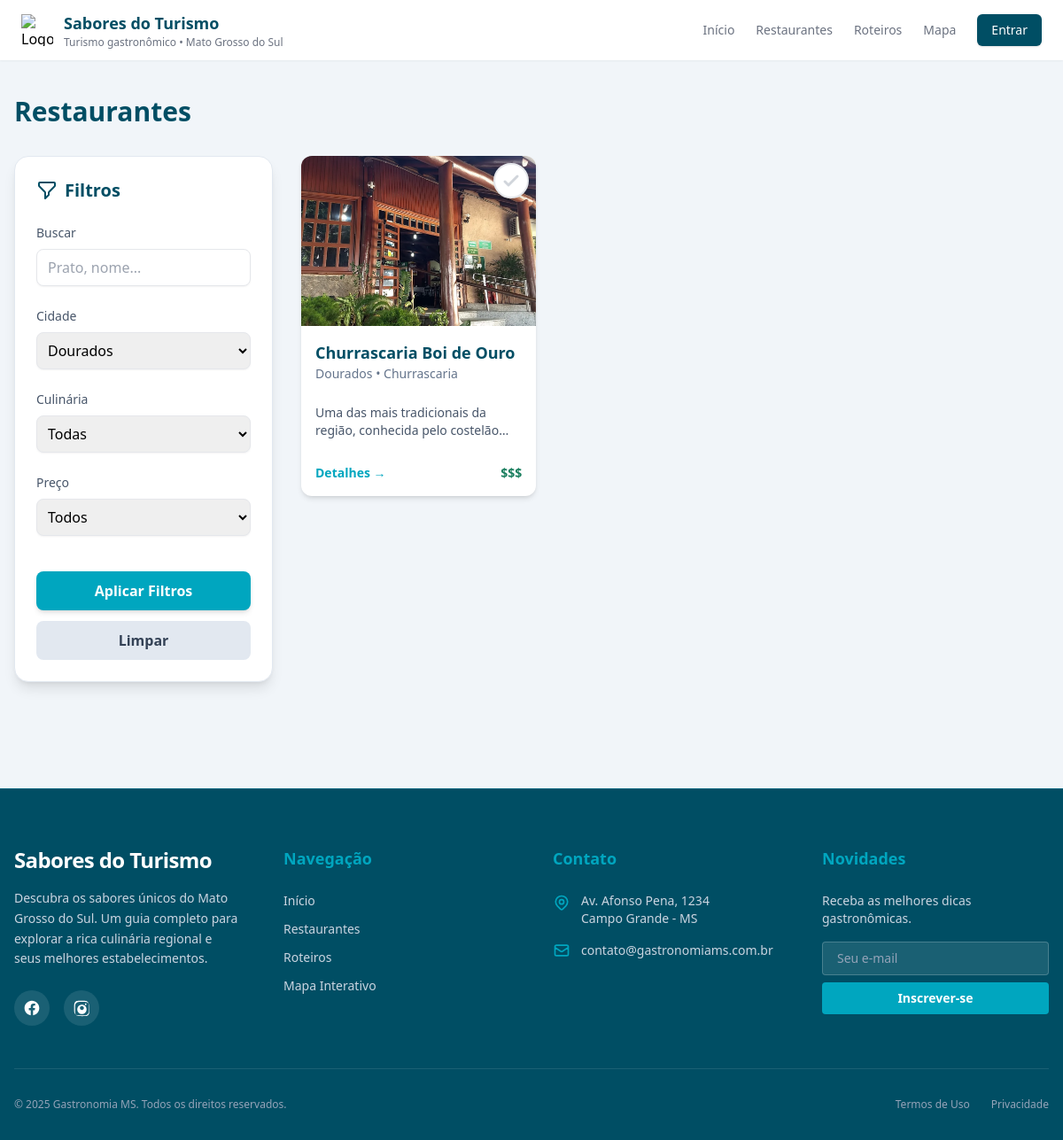
Page /View/pages/restaurantes.php?cidade=Dourados on the committed database.
### tables this page shows
CREATE TABLE restaurantes (
  id INT AUTO_INCREMENT PRIMARY KEY,
  nome VARCHAR(200) NOT NULL,
  cidade varchar(255) NULL,
  categoria ENUM('Regional', 'Peixes e Frutos do Mar', 'Churrascaria', 'Comida Caseira', 'Italiano/Massas', 'Japonesa', 'Lanches e Porções'),
  descricao LONGTEXT,
  endereco VARCHAR(255),
  lat varchar(255),
  log varchar(255),
  horario_funcionamento VARCHAR(255),
  faixa_preco ENUM('barato','moderado','caro', 'sofisticado'),
  caminho_imagem VARCHAR(255),
  criado_em DATETIME NOT NULL DEFAULT CURRENT_TIMESTAMP,
  atualizado_em DATETIME NULL ON UPDATE CURRENT_TIMESTAMP
);

### Config/database.php (called while the page is built)
<?php
class Database
{
    private $host = "localhost";
    private $port = "3306";
    private $dbName = "saboresdoturismo";
    private $user = "root";
    private $password = "010206";
    public function conectar()
    {
        $url = "mysql:host=$this->host;port=$this->port;dbname=$this->dbName";
        $conn = new PDO($url, $this->user, $this->password);
        return $conn;
    }
}
?>

### Model/restauranteModel.php (called while the page is built, shortened)
<?php
require_once __DIR__ . '/../Config/database.php';
class RestauranteModel
{
    protected $conn;
    protected $tabela = "restaurantes";
    public function __construct()
    {
        $database = new Database();
        $this->conn = $database->conectar();
    }
    public function buscarRestaurantesPorFiltro($filtros = [])
    {
        try {
            $sql = "SELECT r.*, COALESCE(AVG(a.nota), 0) as media_avaliacao
                    FROM {$this->tabela} r
                    LEFT JOIN avaliacoes a ON r.id = a.referencia_id
                    WHERE 1=1";
            $params = [];
            if (!empty($filtros['cidade'])) {
                $sql .= " AND r.cidade = :cidade";
                $params[':cidade'] = $filtros['cidade'];
            }
            $sql .= " GROUP BY r.id";
            $sql .= " ORDER BY r.nome ASC";
            $stmt = $this->conn->prepare($sql);
            foreach ($params as $key => $val) {
                $stmt->bindValue($key, $val);
            }
            $stmt->execute();
            return $stmt->fetchAll(PDO::FETCH_ASSOC);
        } catch (PDOException $e) {
            error_log("Erro ao buscar restaurantes por filtro: " . $e->getMessage());
            return [];
        }
    }
}

### View/components/cardRestaurante.php (the view, shortened to what this page needs)
<?php
function cardRestaurante($img, $nome, $cidade, $culinaria, $rating, $preco, $desc, $id, $visitado = false)
{
    if (is_string($preco)) {
        $preco = strtolower($preco);
        if ($preco === 'barato')
            $preco = 1;
        elseif ($preco === 'moderado')
            $preco = 2;
        elseif ($preco === 'caro')
            $preco = 3;
        elseif ($preco === 'sofisticado')
            $preco = 4;
        else
            $preco = (int) $preco;
    }
    $preco = max(1, min(4, (int) $preco));
    $priceLabel = str_repeat("$", $preco);
    $checked = $visitado ? 'checked' : '';
    $tooltip = $visitado ? 'Marcar como não visitado' : 'Marcar como visitado';
    return "
    <article class='bg-white rounded-xl shadow-md hover:shadow-lg transition overflow-hidden relative group'>
        <div class=\"h-48 w-full bg-cover bg-center\" style=\"background-image:url('$img')\">
            <div class='absolute top-2 right-2'>
                <label class='cursor-pointer flex items-center justify-center w-10 h-10 bg-white rounded-full shadow-md border-2 border-gray-200 hover:border-[#00a6bf] transition-all duration-200 check-label' title='$tooltip'>
                    <input type='checkbox' class='hidden toggle-visita' data-id='$id' $checked>
                    <svg xmlns='http://www.w3.org/2000/svg' class='h-6 w-6 text-gray-300 check-icon transition-colors duration-200' fill='none' viewBox='0 0 24 24' stroke='currentColor'>
                        <path stroke-linecap='round' stroke-linejoin='round' stroke-width='3' d='M5 13l4 4L19 7' />
                    </svg>
                </label>
            </div>
        </div>
        <div class='p-4 flex flex-col justify-between h-48'>
            <div>
                <h3 class='text-lg font-semibold text-[#004e64]'>$nome</h3>
                <p class='text-sm text-slate-500'>$cidade • $culinaria</p>
            </div>
            <p class='text-sm text-slate-600 mt-2 line-clamp-2'>$desc</p>
            <div class='flex items-center justify-between mt-3'>
                <a href='/hackathon/View/pages/detalhesRestaurante.php?id=$id'
                   class='text-sm font-semibold text-[#00a6bf] hover:underline'>
                    Detalhes →
                </a>
                <span class='text-sm font-bold text-[#1b7f5f]'>$priceLabel</span>
            </div>
        </div>
    </article>
    ";
}

### View/pages/restaurantes.php (shortened to what this page needs)
<?php require_once '../components/head.php'; ?>
<body class="bg-slate-100">
    <?php require_once '../components/navbar.php'; ?>
    <main class="max-w-7xl mx-auto px-4 py-10">
        <h1 class="text-3xl font-extrabold text-[#004e64] mb-8">
            Restaurantes
        </h1>
        <div class="flex flex-col lg:flex-row gap-8">
            <aside class="w-full lg:w-1/4 shrink-0">
                <?php require_once '../components/filtros_sidebar.php'; ?>
            </aside>
            <div class="flex-1">
                <?php
                require_once '../../Model/restauranteModel.php';
                $restauranteModel = new RestauranteModel();
                $filtros = [
                    'q' => $_GET["q"] ?? "",
                    'cidade' => $_GET["cidade"] ?? "",
                    'culinaria' => $_GET["culinaria"] ?? "",
                    'preco' => $_GET["preco"] ?? "",
                    'rating' => $_GET["rating"] ?? ""
                ];
                $filtrados = $restauranteModel->buscarRestaurantesPorFiltro($filtros);
                $visitadosIds = [];
                ?>
                <section class="grid gap-6 sm:grid-cols-2 lg:grid-cols-3">
                    <?php
                    require_once '../components/cardRestaurante.php';
                    foreach ($filtrados as $r) {
                        $visitado = in_array($r['id'], $visitadosIds);
                        echo cardRestaurante(
                            $r["caminho_imagem"] ?? 'https://via.placeholder.com/400x300',
                            $r["nome"],
                            $r["cidade"],
                            $r["categoria"],
                            round($r["media_avaliacao"] ?? 0),
                            $r["faixa_preco"],
                            $r["descricao"],
                            $r["id"],
                            $visitado
                        );
                    }
                    ?>
                </section>
            </div>
        </div>
    </main>
    <?php require_once '../components/footer.php'; ?>
</body>
</html>

### View/assets/css/global.css (style rules this page uses)
:root { --pantanal-azul: #004e64; --pantanal-ciano: #00a6bf; --pantanal-dourado: #f2c14e; --pantanal-verde: #1b7f5f; --muted: #6b7280; --bg-light: #f8fafc; --bg-card: #ffffff; --shadow-soft: 0 2px 6px rgba(0, 0, 0, 0.07); --shadow-medium: 0 4px 12px rgba(0, 0, 0, 0.1); }

### rows in the picture
restaurantes: caminho_imagem (picture), nome "Churrascaria Boi de Ouro", cidade "Dourados", categoria "Churrascaria", descricao "Uma das mais tradicionais da região, conhecida pelo…", faixa_preco "$$$"

### other values in the picture
form field cidade "Dourados"
